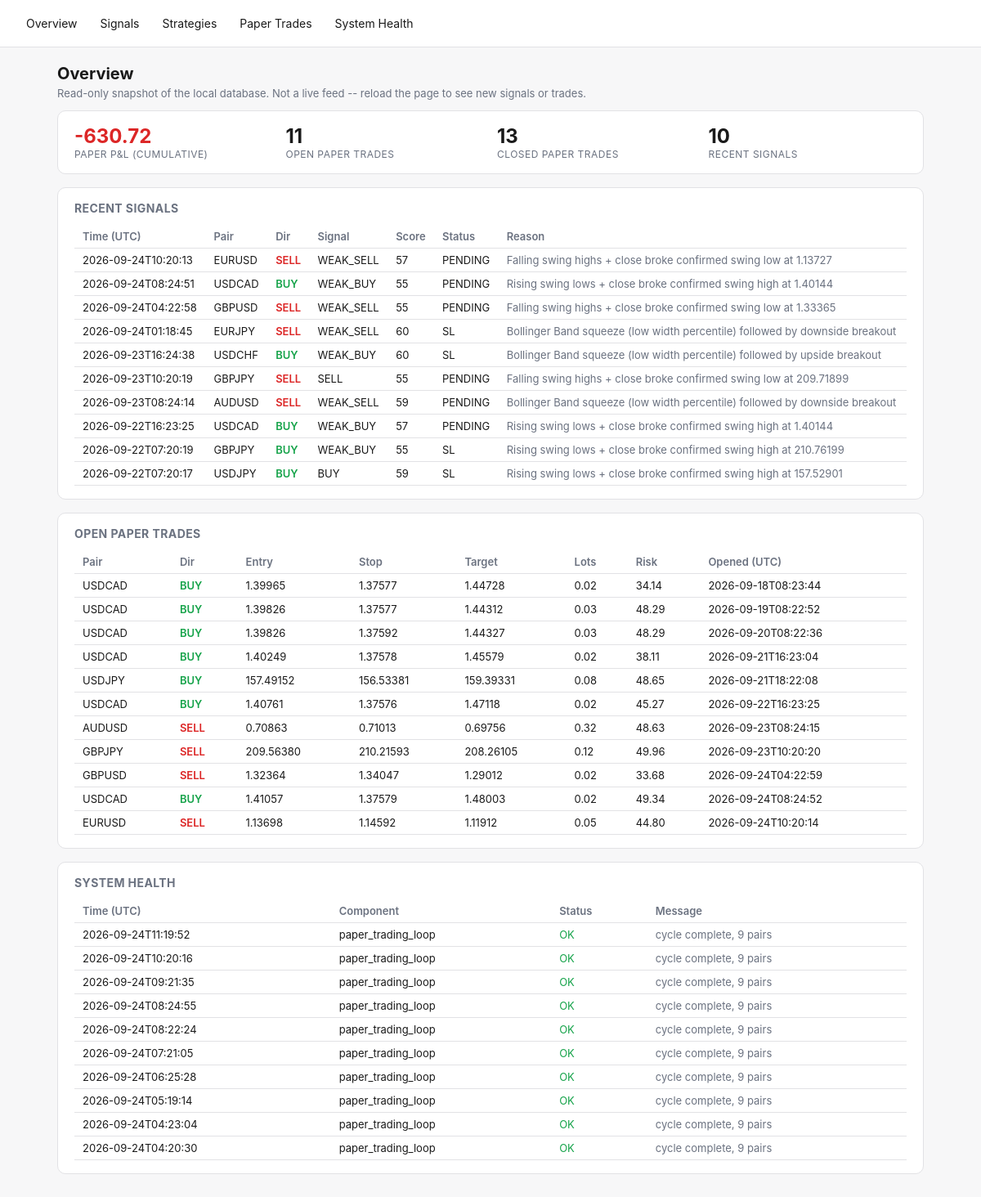
Before: / with the older database file.
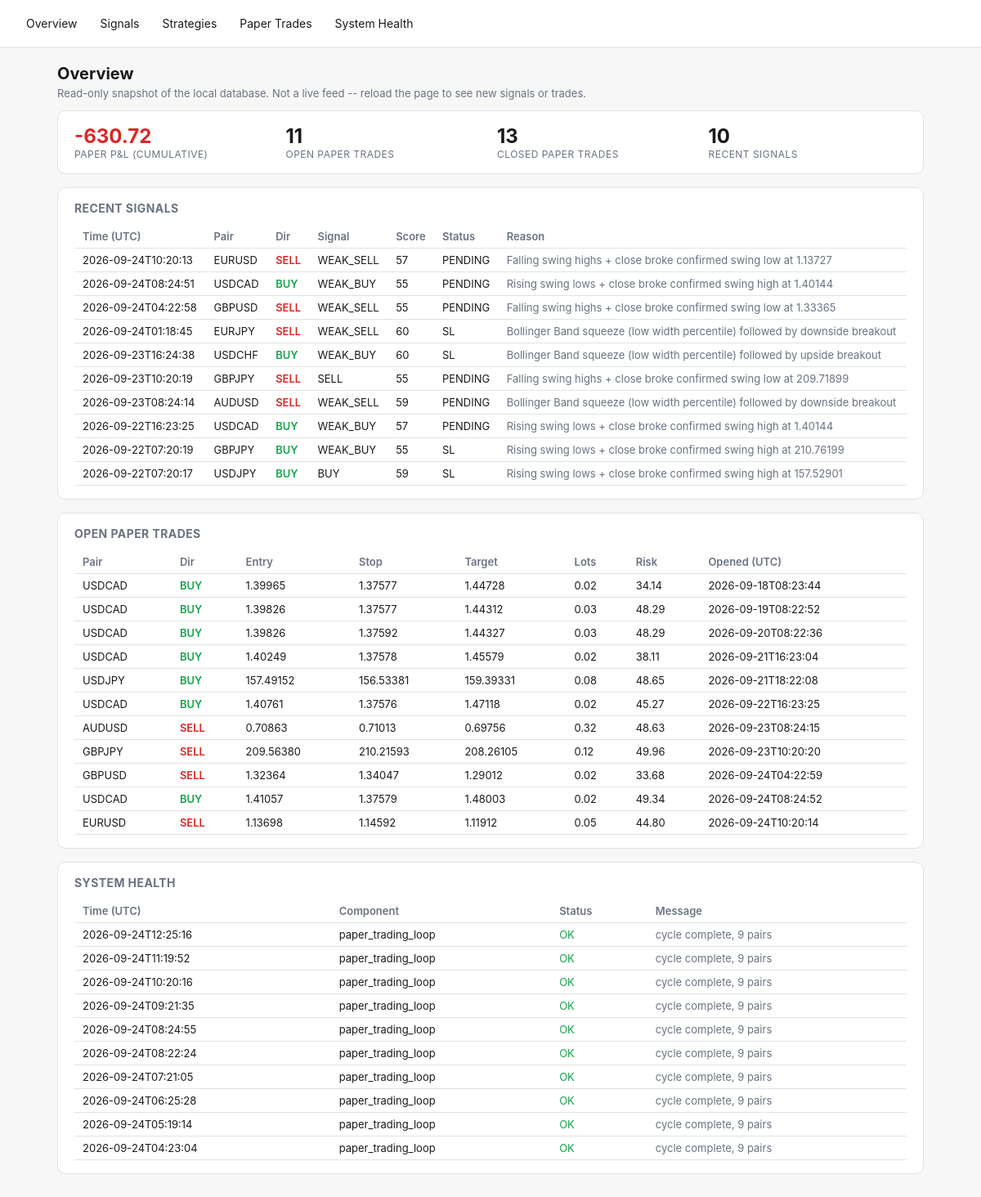
After: the same page with the newer database file.
### tables this page shows
CREATE TABLE signals (
    id TEXT PRIMARY KEY,
    pair TEXT NOT NULL,
    direction TEXT NOT NULL,
    overall_signal TEXT NOT NULL,
    score REAL NOT NULL,
    entry_low REAL, entry_high REAL, stop_loss REAL,
    take_profit_1 REAL, take_profit_2 REAL,
    spread_pips REAL,
    regime TEXT,
    strategies_agree_json TEXT,
    reason TEXT,
    status TEXT NOT NULL DEFAULT 'PENDING',
    created_at TEXT NOT NULL
, timeframe TEXT NOT NULL DEFAULT 'H4');

CREATE TABLE signal_outcomes (
    signal_id TEXT PRIMARY KEY REFERENCES signals(id),
    resolved_at TEXT,
    outcome TEXT,          -- TP | SL | EXPIRED | INVALIDATED
    exit_price REAL,
    pnl_r REAL
);

CREATE TABLE paper_trades (
    id INTEGER PRIMARY KEY AUTOINCREMENT,
    signal_id TEXT REFERENCES signals(id),
    pair TEXT NOT NULL,
    direction TEXT NOT NULL,
    entry_time TEXT NOT NULL,
    entry_price REAL NOT NULL,
    stop_loss REAL NOT NULL,
    take_profit REAL NOT NULL,
    lots REAL,                 -- position size at entry (fx_engine.position_sizing), if it could be computed
    risk_amount REAL,          -- dollar amount risked at entry, lots * stop_distance * pip_value
    exit_time TEXT,
    exit_price REAL,
    exit_reason TEXT,
    pnl_r REAL,
    pnl_amount REAL,           -- real dollar P&L = pnl_r * risk_amount (NULL if risk_amount unknown)
    created_at TEXT NOT NULL
, timeframe TEXT NOT NULL DEFAULT 'H4');

CREATE TABLE system_health (
    id INTEGER PRIMARY KEY AUTOINCREMENT,
    component TEXT NOT NULL,
    status TEXT NOT NULL,       -- OK | WARN | ERROR
    message TEXT,
    checked_at TEXT NOT NULL
);

### fx_engine/dashboard.py (the view)
    @app.route("/")
    def overview():
        d = get_db()
        signals = d.recent_signals(limit=10)
        health = d.recent_health(limit=10)
        open_trades = d.open_paper_trades()
        curve = d.paper_equity_curve()
        latest_equity = curve[-1]["cumulative"] if curve else 0.0
        return render_template(
            "overview.html", signals=signals, health=health, open_trades=open_trades,
            latest_equity=latest_equity, total_closed=len(curve),
        )

### fx_engine/db.py (called while the page is built)
    @contextmanager
    def _conn(self):
        conn = sqlite3.connect(self.path)
        conn.row_factory = sqlite3.Row
        try:
            yield conn
            conn.commit()
        finally:
            conn.close()

    def open_paper_trades(self) -> list[dict]:
        with self._conn() as conn:
            rows = conn.execute("SELECT * FROM paper_trades WHERE exit_time IS NULL").fetchall()
        return [dict(r) for r in rows]

    def recent_signals(self, limit: int = 50) -> list[dict]:
        with self._conn() as conn:
            rows = conn.execute(
                """SELECT s.*, o.outcome, o.pnl_r AS outcome_pnl_r, o.exit_price AS outcome_exit_price
                   FROM signals s LEFT JOIN signal_outcomes o ON o.signal_id = s.id
                   ORDER BY s.created_at DESC LIMIT ?""",
                (limit,),
            ).fetchall()
        return [dict(r) for r in rows]

    def paper_equity_curve(self) -> list[dict]:
        with self._conn() as conn:
            rows = conn.execute(
                """SELECT exit_time, pnl_amount FROM paper_trades
                   WHERE exit_time IS NOT NULL AND pnl_amount IS NOT NULL
                   ORDER BY exit_time ASC"""
            ).fetchall()
        cumulative = 0.0
        curve = []
        for r in rows:
            cumulative += r["pnl_amount"]
            curve.append({"exit_time": r["exit_time"], "pnl_amount": r["pnl_amount"], "cumulative": cumulative})
        return curve

    def recent_health(self, limit: int = 50) -> list[dict]:
        with self._conn() as conn:
            rows = conn.execute(
                "SELECT * FROM system_health ORDER BY id DESC LIMIT ?", (limit,),
            ).fetchall()
        return [dict(r) for r in rows]

### fx_engine/templates/overview.html (shortened to what this page needs)
{% extends "base.html" %}
{% block content %}
<h1>Overview</h1>
<p class="lede">Read-only snapshot of the local database. Not a live feed -- reload the page to see new signals or trades.</p>
<div class="card stat-row">
  <div class="stat">
    <div class="value" style="color:{{ 'var(--green)' if latest_equity >= 0 else 'var(--red)' }}">{{ "%.2f"|format(latest_equity) }}</div>
    <div class="label">Paper P&amp;L (cumulative)</div>
  </div>
  <div class="stat"><div class="value">{{ open_trades|length }}</div><div class="label">Open paper trades</div></div>
  <div class="stat"><div class="value">{{ total_closed }}</div><div class="label">Closed paper trades</div></div>
  <div class="stat"><div class="value">{{ signals|length }}</div><div class="label">Recent signals</div></div>
</div>
<div class="card">
  <h2>Recent Signals</h2>
  <div class="overflow">
  <table>
    <tr><th>Time (UTC)</th><th>Pair</th><th>Dir</th><th>Signal</th><th>Score</th><th>Status</th><th>Reason</th></tr>
    {% for s in signals %}
    <tr>
      <td>{{ s.created_at[:19] }}</td>
      <td>{{ s.pair }}</td>
      <td class="{{ 'buy' if s.direction=='BUY' else 'sell' }}">{{ s.direction }}</td>
      <td>{{ s.overall_signal }}</td>
      <td>{{ "%.0f"|format(s.score) }}</td>
      <td>{{ s.status }}</td>
      <td class="muted">{{ s.reason }}</td>
    </tr>
    {% else %}
    <tr><td colspan="7" class="muted">No signals yet -- run `python -m fx_engine.main signal-once` or `paper`.</td></tr>
    {% endfor %}
  </table>
  </div>
</div>
<div class="card">
  <h2>Open Paper Trades</h2>
  <div class="overflow">
  <table>
    <tr><th>Pair</th><th>Dir</th><th>Entry</th><th>Stop</th><th>Target</th><th>Lots</th><th>Risk</th><th>Opened (UTC)</th></tr>
    {% for t in open_trades %}
    <tr>
      <td>{{ t.pair }}</td>
      <td class="{{ 'buy' if t.direction=='BUY' else 'sell' }}">{{ t.direction }}</td>
      <td>{{ "%.5f"|format(t.entry_price) }}</td>
      <td>{{ "%.5f"|format(t.stop_loss) }}</td>
      <td>{{ "%.5f"|format(t.take_profit) }}</td>
      <td>{{ t.lots if t.lots is not none else "-" }}</td>
      <td>{{ "%.2f"|format(t.risk_amount) if t.risk_amount is not none else "-" }}</td>
      <td>{{ t.entry_time[:19] }}</td>
    </tr>
    {% else %}
    <tr><td colspan="8" class="muted">No open paper trades.</td></tr>
    {% endfor %}
  </table>
  </div>
</div>
<div class="card">
  <h2>System Health</h2>
  <div class="overflow">
  <table>
    <tr><th>Time (UTC)</th><th>Component</th><th>Status</th><th>Message</th></tr>
    {% for h in health %}
    <tr>
      <td>{{ h.checked_at[:19] }}</td>
      <td>{{ h.component }}</td>
      <td class="{{ 'ok' if h.status=='OK' else ('warn' if h.status=='WARN' else 'error') }}">{{ h.status }}</td>
      <td class="muted">{{ h.message }}</td>
    </tr>
    {% else %}
    <tr><td colspan="4" class="muted">No health checks logged yet.</td></tr>
    {% endfor %}
  </table>
  </div>
</div>
{% endblock %}

### fx_engine/templates/base.html (shortened to what this page needs)
<!doctype html>
<html lang="en">
<head>
</head>
<body>
<nav>
  <a href="{{ url_for('overview') }}">Overview</a>
  <a href="{{ url_for('signals_page') }}">Signals</a>
  <a href="{{ url_for('strategies_page') }}">Strategies</a>
  <a href="{{ url_for('paper_trades_page') }}">Paper Trades</a>
  <a href="{{ url_for('health_page') }}">System Health</a>
</nav>
<main>
{% block content %}{% endblock %}
</main>
</body>
</html>

### fx_engine/templates/base.html (style rules this page uses)
:root { --bg:#f7f7f8; --fg:#1a1a1a; --card:#ffffff; --border:#e2e2e5; --accent:#2563eb; --green:#16a34a; --red:#dc2626; --amber:#d97706; --muted:#6b7280; }
* { box-sizing: border-box; }
body { margin:0; font-family:-apple-system,BlinkMacSystemFont,"Segoe UI",sans-serif; background:var(--bg); color:var(--fg); }
nav { display:flex; gap:4px; padding:12px 20px; border-bottom:1px solid var(--border); background:var(--card); flex-wrap:wrap; }
nav a { color:var(--fg); text-decoration:none; padding:8px 12px; border-radius:6px; font-size:14px; }
main { padding:20px; max-width:1100px; margin:0 auto; }
.card { background:var(--card); border:1px solid var(--border); border-radius:10px; padding:16px 20px; margin-bottom:16px; }
table { width:100%; border-collapse:collapse; font-size:13px; }
th, td { text-align:left; padding:6px 10px; border-bottom:1px solid var(--border); white-space:nowrap; }
th { color:var(--muted); font-weight:600; }
.buy { color:var(--green); font-weight:600; }
.sell { color:var(--red); font-weight:600; }
.ok { color:var(--green); }
.muted { color:var(--muted); }
.stat-row { display:flex; gap:16px; flex-wrap:wrap; }
.stat { flex:1; min-width:140px; }
.stat .value { font-size:24px; font-weight:700; }
.stat .label { font-size:12px; color:var(--muted); text-transform:uppercase; letter-spacing:.04em; }
h1 { font-size:20px; margin:0 0 4px; }
h2 { font-size:14px; margin:0 0 12px; color:var(--muted); text-transform:uppercase; letter-spacing:.03em; }
p.lede { color:var(--muted); font-size:13px; margin-top:0; }
.overflow { overflow-x:auto; }

Changed rows visible on the page:
no longer on this page (row unchanged): system_health: checked_at "2026-09-24T04:20:30", component "paper_trading_loop", status "OK", message "cycle complete, 9 pairs"
added system_health: checked_at "2026-09-24T12:25:16", component "paper_trading_loop", status "OK", message "cycle complete, 9 pairs"
